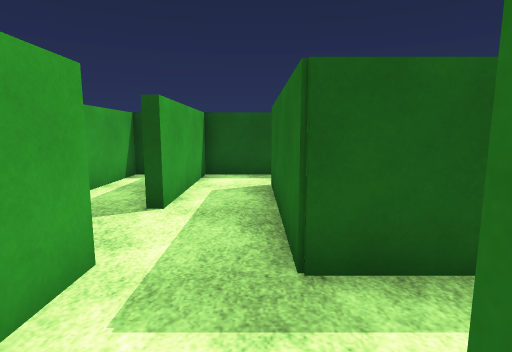
view 1 (above)

23 first-person views from a walk through a Unity game level. The camera is 1.3 m above the floor, tilts 8° down and sees 80° across. The floor is counted in squares, 1 m on a side. Each view is taken from the middle of a square. On the plan, view 1 faces up. The plan holds only what a view shows up to about 14 squares ahead; the rest is blank. The place goes on beyond the plan. The player character is not drawn. Surface patterns are stand-ins for the level's own textures.

view 2
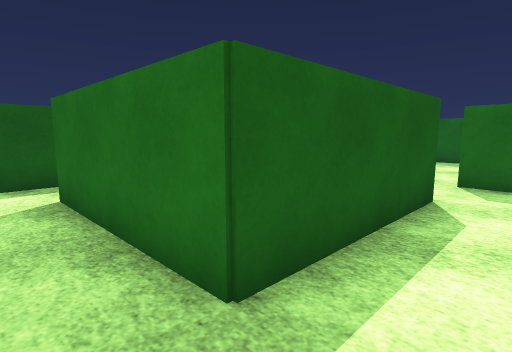

view 3
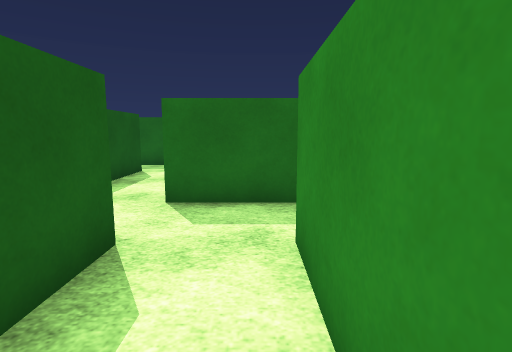

view 4
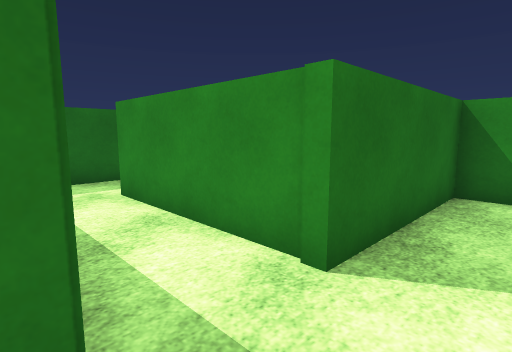

view 5
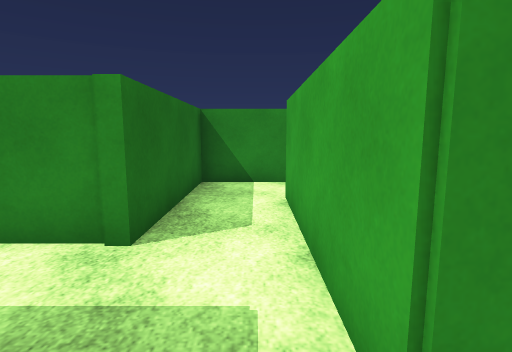

view 6
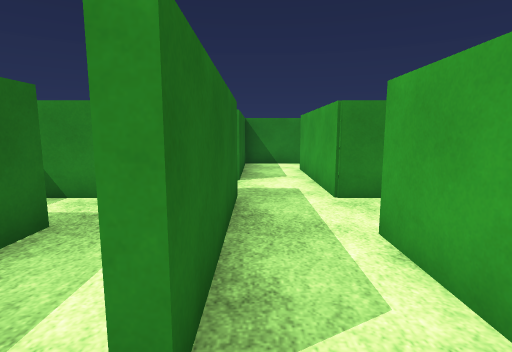

view 7
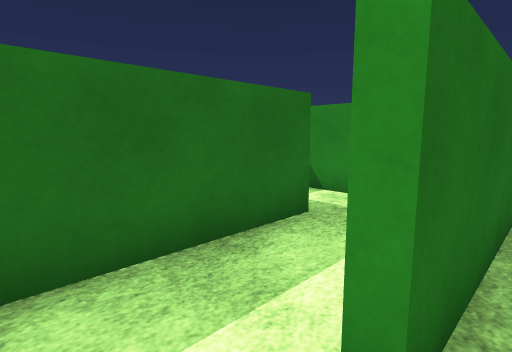

view 8
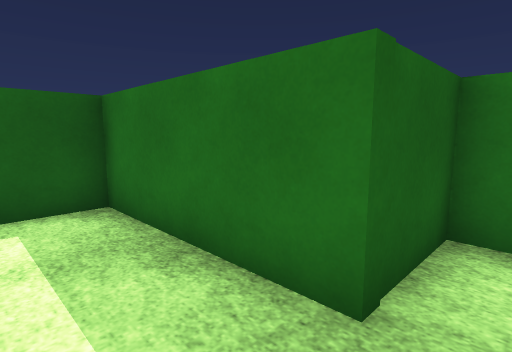

view 9
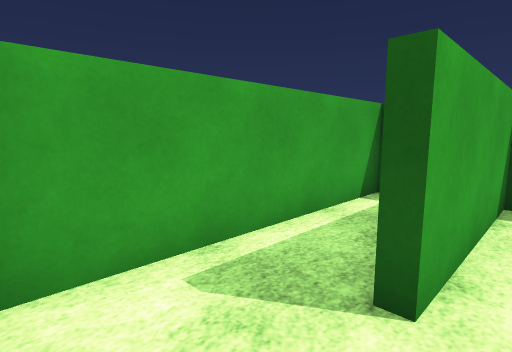

view 10
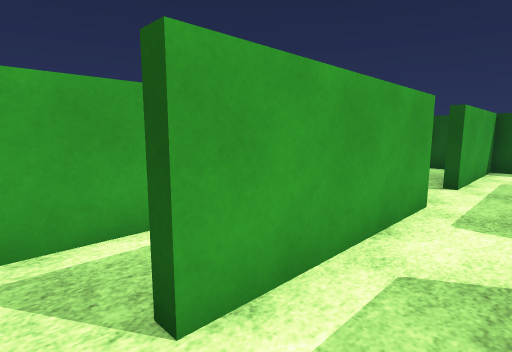

view 11
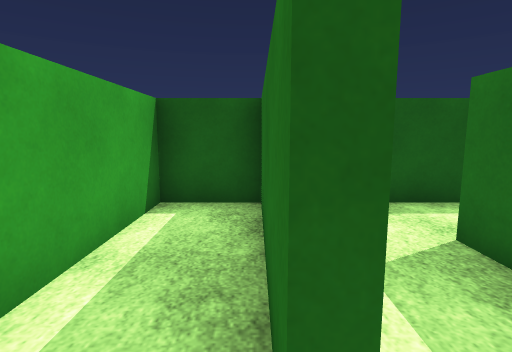

view 12
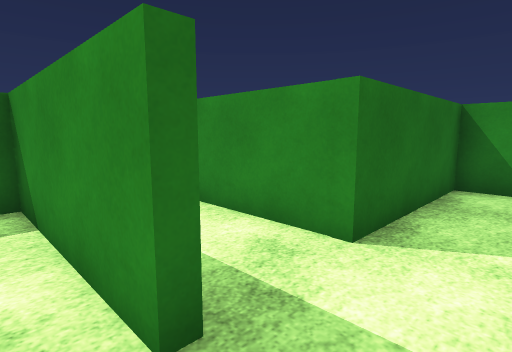

view 13
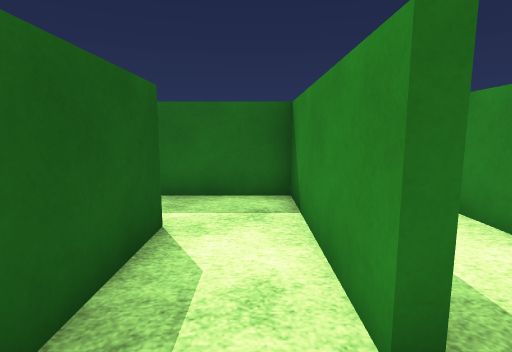

view 14
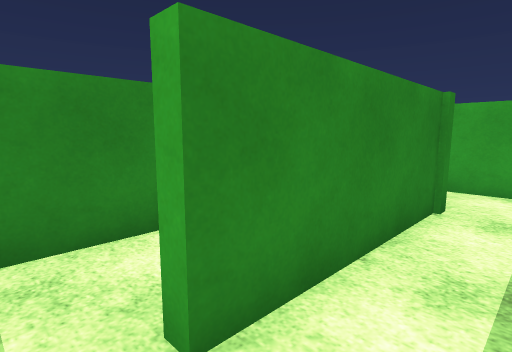

view 15
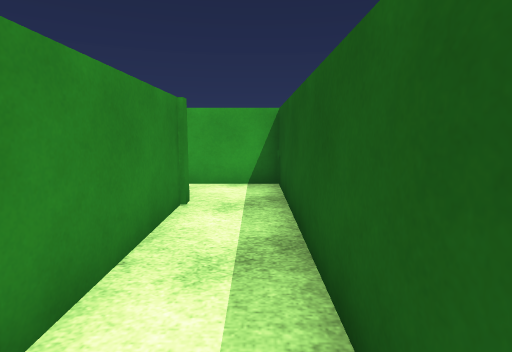

view 16
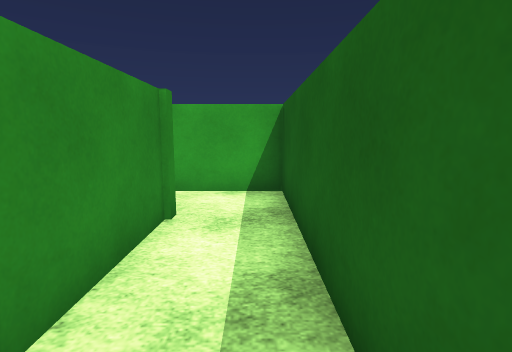

view 17
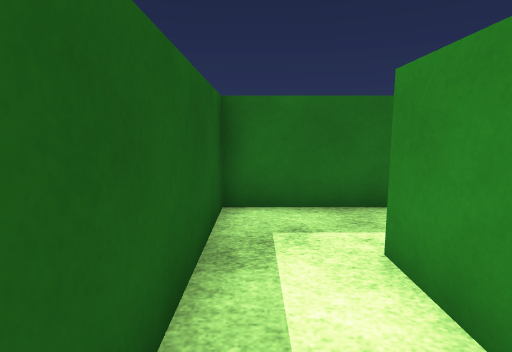

view 18
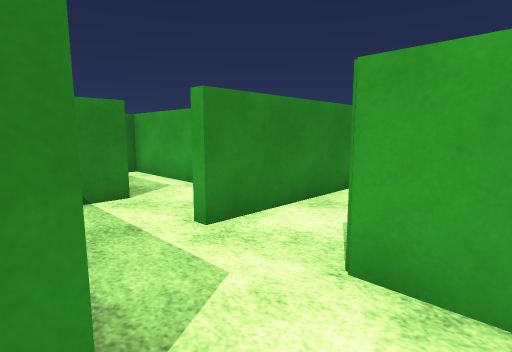

view 19
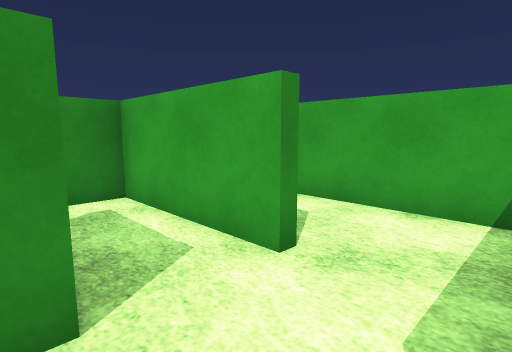

view 20
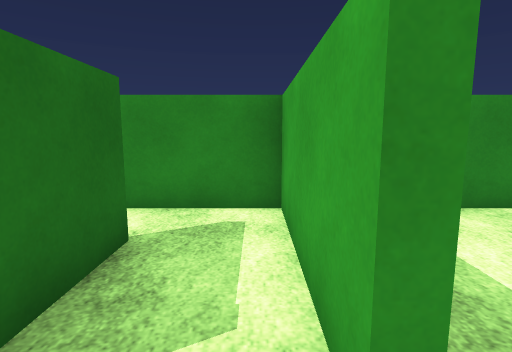

view 21
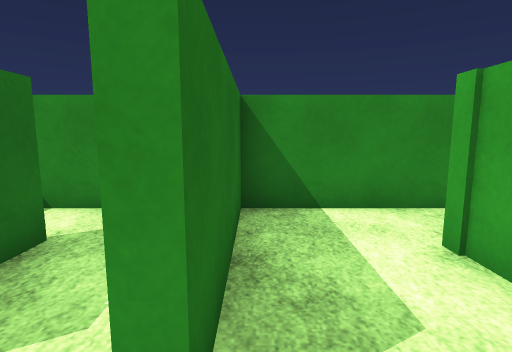

view 22
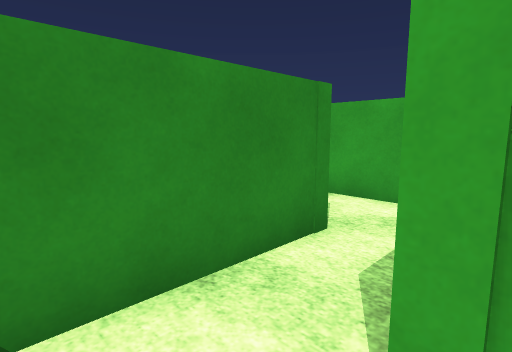

view 23
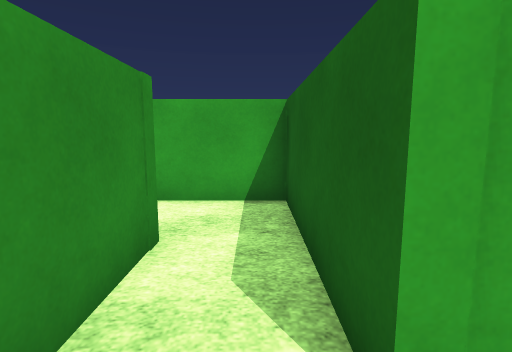

### Floor plan
Ten units are one square. View 1 is at (0, 0); x grows to the right and y downward. Boxes are objects, and circles mark ways between rooms. Rooms are numbered by the first view taken in them; rooms with no view inside come last. Other rooms are left out.
<svg viewBox="-43 -101 174 168">
<path fill="none" stroke="#000" d="M55 -39 55 -27 4 -27M75 4 75 -27 109 -27M75 -49 75 -53M126 -49 102 -49M-16 -30 -16 21M-20 41 4 41 4 -5 55 -5 55 -1M-16 -74 -16 -52M4 -27 4 -78M4 -96 -16 -96 -16 -74M31 -30 42 -30M52 -42 52 -49 29 -49 29 -96 4 -96M-16 21 -19 21 -19 -20M-19 -27 -38 -27 -38 28M75 -53 123 -53 123 -65M102 -73 74 -73M51 -76 102 -76M123 -65 123 -96 32 -96 32 -71M55 21 75 21 75 4M8 4 8 24M-16 62 33 62 33 20M8 24 8 44 -38 44 -38 54M-16 -52 -20 -52M-26 -30 -16 -30M-29 -96 -38 -96 -38 -31M56 46 56 26M36 20 36 62 68 62"/>
<circle cx="-10" cy="-30" r="3" fill="#2a7"/>
<circle cx="-20" cy="30" r="3" fill="#2a7"/>
<circle cx="65" cy="-50" r="3" fill="#2a7"/>
<circle cx="65" cy="0" r="3" fill="#2a7"/>
<circle cx="-10" cy="-65" r="3" fill="#2a7"/>
<circle cx="-20" cy="-45" r="3" fill="#2a7"/>
<circle cx="0" cy="-85" r="3" fill="#2a7"/>
<circle cx="110" cy="-70" r="3" fill="#2a7"/>
<circle cx="30" cy="15" r="3" fill="#2a7"/>
<circle cx="45" cy="35" r="3" fill="#2a7"/>
<circle cx="20" cy="35" r="3" fill="#2a7"/>
<text x="60" y="-20">1</text>
<text x="-10" y="-50">2</text>
<text x="-10" y="-90">3</text>
<text x="20" y="-60">4</text>
<text x="-30" y="10">5</text>
<text x="80" y="-60">6</text>
<text x="70" y="-80">7</text>
<text x="50" y="10">8</text>
<text x="20" y="10">9</text>
<text x="0" y="50">10</text>
<text x="-30" y="-60">11</text>
<text x="50" y="40">12</text>
</svg>
Room 1 opens to room 2. Room 1 opens to room 5. Room 1 opens to room 6. Room 1 opens to room 8. Room 2 opens to room 3. Room 2 opens to room 11. Room 3 opens to room 4. Room 6 opens to room 7. Room 8 opens to room 9. Room 8 opens to room 12. Room 9 opens to room 10.

Where each view was taken, in squares from view 1:
view 1: 0 up, 0 right, facing up
view 2: 1 up, 1 left, facing up-right
view 3: 1 up, 2 right, facing right
view 4: 3 up, 1 left, facing down-right
view 5: 4 up, 1 left, facing down
view 6: 9 up, 0 right, facing down
view 7: 9 up, 0 right, facing down-right
view 8: 4 up, 1 right, facing up-right
view 9: 3 up, 1 left, facing up-left
view 10: 3 down, 0 right, facing up-left
view 11: 3 down, 2 left, facing up
view 12: 6 up, 6 right, facing down-right
view 13: 6 up, 6 right, facing right
view 14: 9 up, 11 right, facing down-left
view 15: 9 up, 11 right, facing left
view 16: 9 up, 10 right, facing left
view 17: 9 up, 7 right, facing right
view 18: 4 up, 8 right, facing down-left
view 19: 0 up, 6 right, facing down-left
view 20: 1 down, 4 right, facing down
view 21: 1 down, 3 right, facing down
view 22: 4 down, 2 right, facing down-left
view 23: 5 down, 2 right, facing left
